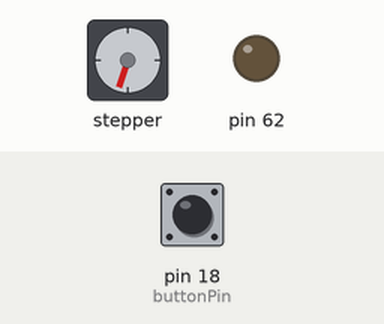
This sketch was run on a simulated Arduino Mega 2560, built with avr-gcc and run on an emulated ATmega2560. Shown: stepper motor, output pins drawn as LEDs (lit = HIGH). Wiring (inferred from the names in the program): stepper motor driver (200 steps per turn assumed): step pin 46; direction pin 48. Inputs (shaded band) come from the test bench; at power-on: pin 18 (buttonPin) LOW. Pins used as bus, display or sensor lines are not drawn.

Above: at 0.8 s.
0.9 s: pin 18 (buttonPin) pulled HIGH for 0.15 s
At 12.5 s:
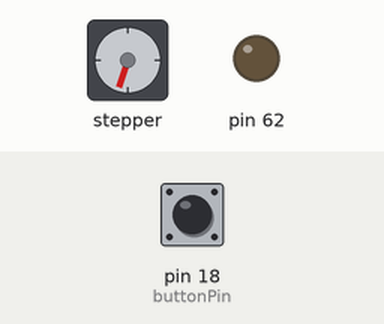
Timing chart, 0 to 14.0 s (numbered marks = the images above; inputs shaded):
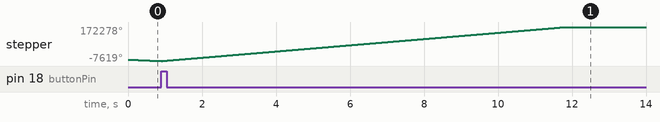

The sketch:

motor.ino
```cpp
//Modified version of code by how2electronics
//Currently set up for 250mm ender 3 z axis.
#define dirPin 48
#define stepPin 46

const int buttonPin = 18;
int buttonState = 0;
int endstep = 100000;

void setup()
{
  while (!Serial);
  // Set the maximum speed and acceleration:
  pinMode(stepPin,OUTPUT);
  pinMode(dirPin,OUTPUT);
  pinMode(62, OUTPUT);
  digitalWrite(62, LOW);
  pinMode(buttonPin, INPUT);
  Serial.begin(9600);
  int i = 0;
  int pos = 0;
  for (i = 0; i <= 5; i++) {
    buttonState = digitalRead(buttonPin);
    if (buttonState == HIGH) {
      i = 10;
  } else {
    digitalWrite(dirPin,LOW);
    for(int x = 0; x < 10; x++) {
      digitalWrite(stepPin,HIGH);
      delayMicroseconds(100);
      digitalWrite(stepPin,LOW);
      delayMicroseconds(100);
    }
    i--;
  }
  }
  digitalWrite(dirPin,HIGH);
  for(long yu = 0; yu < 100000; yu++) { //insert end of axis in steps
      digitalWrite(stepPin,HIGH);
      delayMicroseconds(50);
      digitalWrite(stepPin,LOW);
      delayMicroseconds(50);
    }
  long position = 10000;

}

void loop() {
  //
}
```
